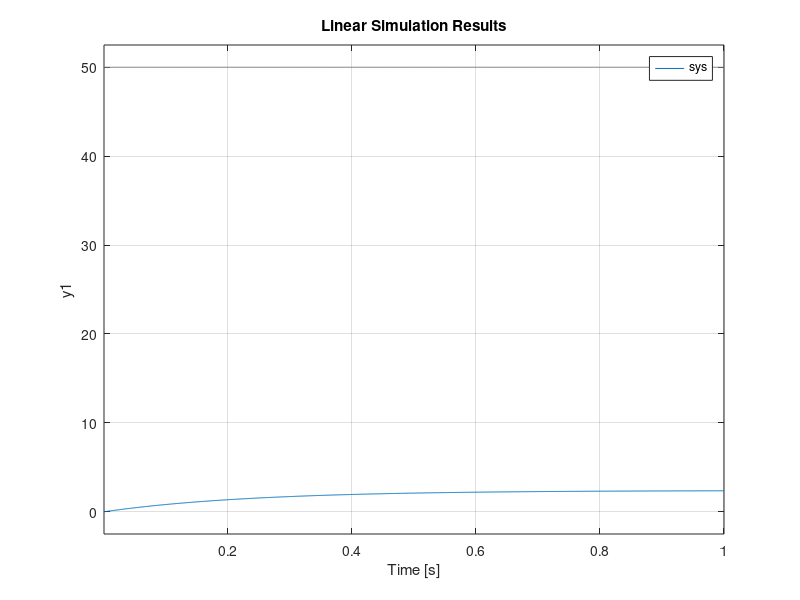

Recreate this plot in MATLAB.
R= 120.0; 
L= 0.01; 
C= 0.002;

A = [0 1; -1/(L*C) -R/L];
B = [1/L*C; 0];
C = [1 0];
D=0;
u = zeros(1000,1);
t = zeros(1000,1);
for dt = 1:1000
    t(dt) = dt/1000;%initializing time vector
end
u(:) = 50; % initializing input vector
sys = ss(A,B,C,D); % exercise 2a
lsim(sys,u, t) %exercise 2b


isstable(sys) % output is 1 so its stable - exercise 2c
%     [A,B,C,D] = ssdata(sys)

